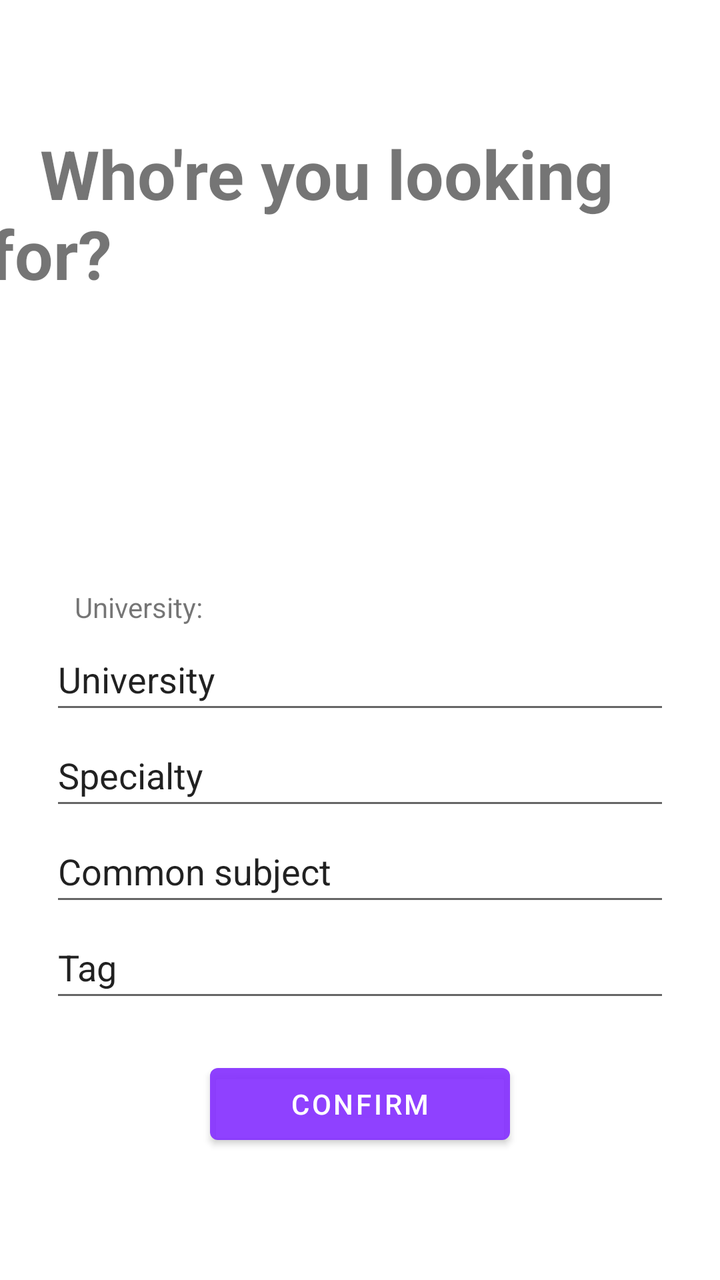
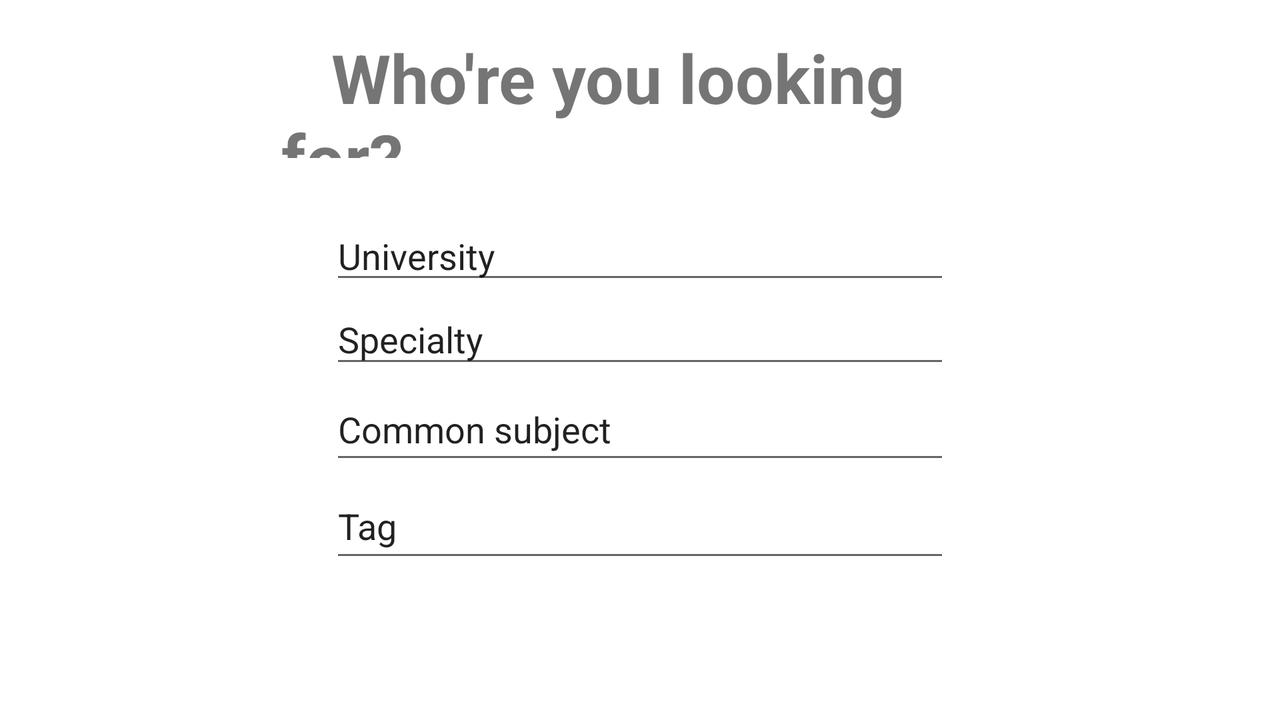

One screen, two layout resources from the same app: the default and the repository's alternative for another configuration. Each is rendered where Android would select it; the XML of both is given below.
<!-- AndroidManifest.xml: application theme Theme.Meetster -->
<!-- res/layout/activity_filter.xml -->
<?xml version="1.0" encoding="utf-8"?>
<androidx.constraintlayout.widget.ConstraintLayout xmlns:android="http://schemas.android.com/apk/res/android"
    xmlns:app="http://schemas.android.com/apk/res-auto"
    xmlns:tools="http://schemas.android.com/tools"
    android:layout_width="match_parent"
    android:layout_height="match_parent"
    tools:context="com.meetster.view.FilterActivity">

    <Button
        android:id="@+id/saveFiltersButton"
        android:minWidth="150dp"
        android:layout_width="wrap_content"
        android:layout_height="wrap_content"
        android:layout_marginBottom="64dp"
        android:text="confirm"
        app:layout_constraintBottom_toBottomOf="parent"
        app:layout_constraintEnd_toEndOf="parent"
        app:layout_constraintStart_toStartOf="parent" />

    <TextView
        android:id="@+id/textView"
        style="@style/Widget.AppCompat.TextView"
        android:layout_width="371dp"
        android:layout_height="218dp"
        android:layout_marginTop="64dp"
        android:text="   Who're you looking for?"
        android:textSize="34sp"
        android:textStyle="bold"
        app:layout_constraintEnd_toEndOf="parent"
        app:layout_constraintStart_toStartOf="parent"
        app:layout_constraintTop_toTopOf="parent" />

    <TextView
        android:id="@+id/universityLabel"
        style="@style/Widget.AppCompat.TextView"
        android:layout_width="219dp"
        android:layout_height="20dp"
        android:layout_marginTop="12dp"
        android:text="University:"
        app:layout_constraintBottom_toTopOf="@+id/universityText"
        app:layout_constraintEnd_toEndOf="parent"
        app:layout_constraintHorizontal_bias="0.265"
        app:layout_constraintStart_toStartOf="parent"
        app:layout_constraintTop_toBottomOf="@+id/textView"
        app:layout_constraintVertical_bias="0.0" />

    <EditText
        android:id="@+id/universityText"
        android:layout_width="310dp"
        android:layout_height="wrap_content"
        android:layout_marginTop="32dp"
        android:ems="10"
        android:inputType="textPersonName"
        android:minHeight="48dp"
        android:text="University"
        app:layout_constraintEnd_toEndOf="parent"
        app:layout_constraintStart_toStartOf="parent"
        app:layout_constraintTop_toBottomOf="@+id/textView" />

    <EditText
        android:id="@+id/specialtyText"
        android:layout_width="310dp"
        android:layout_height="wrap_content"
        android:ems="10"
        android:inputType="textPersonName"
        android:minHeight="48dp"
        android:text="Specialty"
        app:layout_constraintEnd_toEndOf="parent"
        app:layout_constraintStart_toStartOf="parent"
        app:layout_constraintTop_toBottomOf="@+id/universityText" />

    <EditText
        android:id="@+id/tagText"
        android:layout_width="310dp"
        android:layout_height="wrap_content"
        android:ems="10"
        android:inputType="textPersonName"
        android:minHeight="48dp"
        android:text="Tag"
        app:layout_constraintEnd_toEndOf="parent"
        app:layout_constraintStart_toStartOf="parent"
        app:layout_constraintTop_toBottomOf="@+id/subjectText" />

    <EditText
        android:id="@+id/subjectText"
        android:layout_width="310dp"
        android:layout_height="wrap_content"
        android:ems="10"
        android:inputType="textPersonName"
        android:minHeight="48dp"
        android:text="Common subject"
        app:layout_constraintEnd_toEndOf="parent"
        app:layout_constraintStart_toStartOf="parent"
        app:layout_constraintTop_toBottomOf="@+id/specialtyText" />

</androidx.constraintlayout.widget.ConstraintLayout>
<!-- resources referenced by this layout -->
<resources>
  <style name="Theme.Meetster" parent="Theme.MaterialComponents.DayNight.DarkActionBar">
          
          <item name="colorPrimary">#EB8631FF</item>
          <item name="colorPrimaryVariant">#472593</item>
          <item name="colorOnPrimary">@color/white</item>
          
          <item name="colorSecondary">@color/teal_200</item>
          <item name="colorSecondaryVariant">@color/teal_700</item>
          <item name="colorOnSecondary">@color/black</item>
          
          <item name="android:statusBarColor" tools:targetApi="l">?attr/colorPrimaryVariant</item>
          
      </style>
</resources>
<!-- res/layout-land/activity_filter.xml (the repository's variant of the layout above) -->
<!-- drawn on the phone turned sideways -->
<?xml version="1.0" encoding="utf-8"?>
<androidx.constraintlayout.widget.ConstraintLayout xmlns:android="http://schemas.android.com/apk/res/android"
    xmlns:app="http://schemas.android.com/apk/res-auto"
    xmlns:tools="http://schemas.android.com/tools"
    android:layout_width="match_parent"
    android:layout_height="match_parent"
    tools:context=".FilterActivity">

    <LinearLayout
        android:layout_width="match_parent"
        android:layout_height="match_parent"
        android:orientation="vertical"
        app:layout_constraintBottom_toBottomOf="parent"
        app:layout_constraintEnd_toEndOf="parent"
        app:layout_constraintHorizontal_bias="0.0"
        app:layout_constraintStart_toStartOf="parent"
        app:layout_constraintTop_toTopOf="parent"></LinearLayout>

    <Button
        android:id="@+id/buttonSaveFilters"
        android:layout_width="wrap_content"
        android:layout_height="wrap_content"
        android:layout_marginTop="13dp"
        android:layout_marginBottom="64dp"
        android:onClick="sendMessage"
        android:text="confirm"
        app:layout_constraintBottom_toBottomOf="parent"
        app:layout_constraintEnd_toEndOf="parent"
        app:layout_constraintStart_toStartOf="parent"
        app:layout_constraintTop_toBottomOf="@+id/editTextTag" />

    <TextView
        android:id="@+id/textView"
        style="@style/Widget.AppCompat.TextView"
        android:layout_width="359dp"
        android:layout_height="63dp"
        android:layout_marginTop="16dp"
        android:text="   Who're you looking for?"
        android:textSize="34sp"
        android:textStyle="bold"
        app:layout_constraintEnd_toEndOf="parent"
        app:layout_constraintStart_toStartOf="parent"
        app:layout_constraintTop_toTopOf="parent" />

    <EditText
        android:id="@+id/editTextUniversity"
        android:layout_width="310dp"
        android:layout_height="36dp"
        android:layout_marginTop="32dp"
        android:ems="10"
        android:inputType="textPersonName"
        android:text="University"
        app:layout_constraintEnd_toEndOf="parent"
        app:layout_constraintStart_toStartOf="parent"
        app:layout_constraintTop_toBottomOf="@+id/textView" />

    <EditText
        android:id="@+id/editTextSpeciality"
        android:layout_width="310dp"
        android:layout_height="42dp"
        android:ems="10"
        android:inputType="textPersonName"
        android:text="Specialty"
        app:layout_constraintEnd_toEndOf="parent"
        app:layout_constraintStart_toStartOf="parent"
        app:layout_constraintTop_toBottomOf="@+id/editTextUniversity" />

    <EditText
        android:id="@+id/editTextTag"
        android:layout_width="310dp"
        android:layout_height="49dp"
        android:ems="10"
        android:inputType="textPersonName"
        android:text="Tag"
        app:layout_constraintEnd_toEndOf="parent"
        app:layout_constraintStart_toStartOf="parent"
        app:layout_constraintTop_toBottomOf="@+id/editTextSubject" />

    <EditText
        android:id="@+id/editTextSubject"
        android:layout_width="310dp"
        android:layout_height="48dp"
        android:ems="10"
        android:inputType="textPersonName"
        android:text="Common subject"
        app:layout_constraintEnd_toEndOf="parent"
        app:layout_constraintStart_toStartOf="parent"
        app:layout_constraintTop_toBottomOf="@+id/editTextSpeciality" />
</androidx.constraintlayout.widget.ConstraintLayout>
